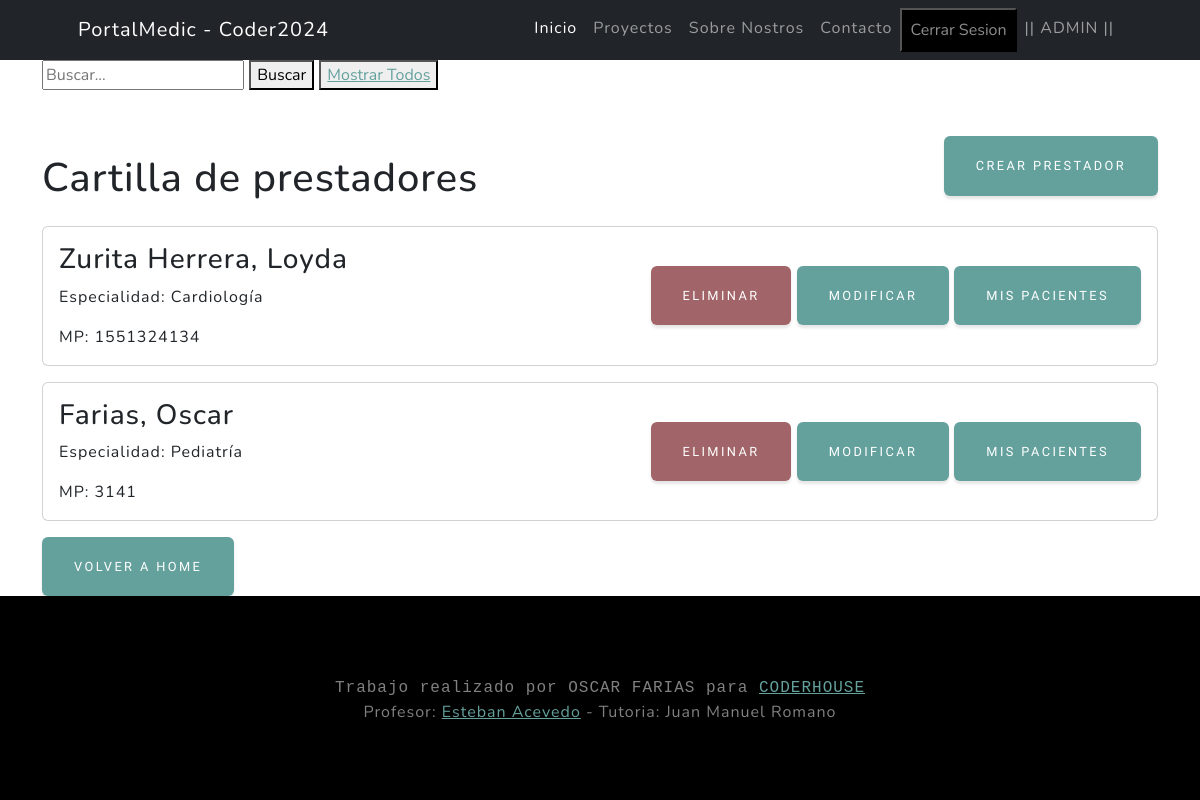
/medicos/medicos/list (signed in), run on an earlier commit of the app's database.
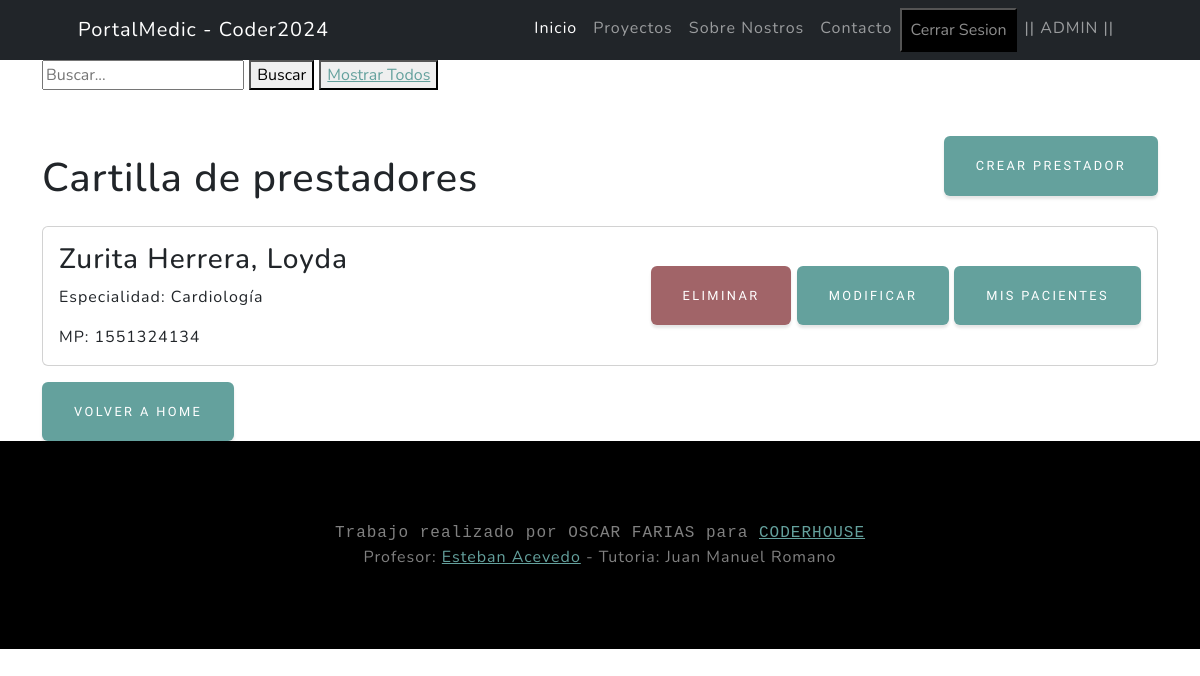
And on a later commit of the database.
### medicos/models.py (models this page shows, shortened)
class Medicos(models.Model):
    nombre = models.CharField(max_length=100, null=False, blank=True)
    apellido = models.CharField(max_length=100, null=False, blank=True)
    DNI = models.PositiveIntegerField(unique=True,null=True)
    nacionalidad= models.ForeignKey(Nacionalidad, on_delete=models.SET_NULL, null=True)
    matricula = models.PositiveIntegerField(unique=True, null=False, blank=False,verbose_name="Matricula Nacional")
    especialidad = models.ForeignKey(Especialidad, on_delete=models.SET_NULL, null=True)
    class Meta:
        verbose_name = "Medicos"
        verbose_name_plural = "Medicos"

class Especialidad(models.Model):
    especialidad = models.CharField(max_length=50, unique=True)
    def __str__(self) -> str:
        return self.especialidad
    class Meta:
        verbose_name = "Especialidad"
        verbose_name_plural = "Especialidades"

### medicos/views.py (the view)
# urls.py: path("medicos/list", medicos_list ,name="medicos_list"),
@login_required
def medicos_list(request):
    query = request.GET.get('busqueda', '')
    if query:
        medicos = Medicos.objects.filter(
            Q(nombre__icontains=query) |
            Q(apellido__icontains=query) |
            Q(DNI__icontains=query)
        )
    else:
        medicos = Medicos.objects.all()
    return render(request, 'medicos/medicos_list.html', {'medicos': medicos})

### medicos/templates/medicos/medicos_list.html (shortened to what this page needs)
{% extends 'core/base.html' %}
{% block content %}
<div class="container">
    <div class="pb-lg-3">
        <form action="{% url 'medicos:medicos_list' %}" method="get">
            <input type="" name="busqueda" placeholder="Buscar...">
            <button class="" type="submit">Buscar</button>
            <button class="" type="submit"><a href="{% url 'medicos:medicos_list' %}">Mostrar Todos</a></button>
        </form>
    </div>
    <div class="d-flex justify-content-between align-items-center">
        <h1 class="mt-5 mb-4">Cartilla de prestadores</h1>
        <a href="{% url 'medicos:medicos_create'%}" class="btn btn-primary">Crear Prestador</a>
    </div>
    {% if medicos %}
    {% for medico in medicos %}
    <div class="card mb-3">
        <div class="card-body d-flex justify-content-between align-items-center">
            <div>
                <h3 class="card-title">{{medico.apellido}}, {{ medico.nombre }}</h3>
                <p class="card-text">Especialidad: {{ medico.especialidad }}</p>
                <p class="card-text">MP: {{ medico.matricula }}</p>
            </div>
            <div>
                <form method="post" action="{% url 'medicos:medicos_confirm_delete' pk=medico.id%}">
                    <button type="submit" class="btn btn-danger">Eliminar</button>
                    <a href="{% url 'medicos:medicos_update' pk=medico.id%}" class="btn btn-primary">Modificar</a>
                    <a href="{% url 'pacientes:pacientes_list'%}" class="btn btn-primary">Mis Pacientes</a>
                </form>
            </div>
        </div>
    </div>
    {% endfor %}
    {% else %}
    <h1 class="text-center">No se han encontrado resultados</h1>
    {% endif %}
    <a href="{% url 'core:index' %}" class="btn btn-primary">Volver a HOME</a>
</div>
{% endblock content %}

What changed in the data, as far as the page shows it:
removed Medicos: apellido "Farias", nombre "Oscar", especialidad "Pediatría", matricula "3141"
